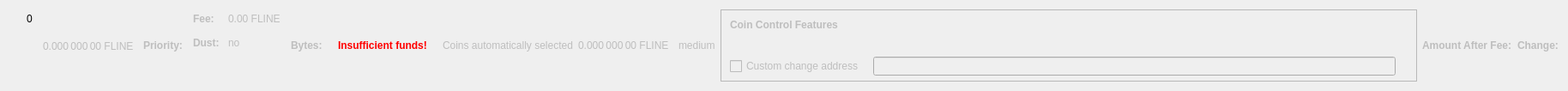
    <widget class="QWidget" name="dummyHideWidget" native="true">
     <property name="maximumSize">
      <size>
       <width>100</width>
       <height>22</height>
      </size>
     </property>
     <layout class="QHBoxLayout" name="dummyHideLayout">
      <item>
       <layout class="QFormLayout" name="formLayoutCoinControl1">
        <property name="horizontalSpacing">
         <number>10</number>
        </property>
        <property name="verticalSpacing">
         <number>14</number>
        </property>
        <property name="leftMargin">
         <number>10</number>
        </property>
        <property name="topMargin">
         <number>4</number>
        </property>
        <property name="rightMargin">
         <number>6</number>
        </property>
        <item row="0" column="1">
         <widget class="QLabel" name="labelCoinControlBytes">
          <property name="cursor">
           <cursorShape>IBeamCursor</cursorShape>
          </property>
          <property name="contextMenuPolicy">
           <enum>Qt::ActionsContextMenu</enum>
          </property>
          <property name="text">
           <string notr="true">0</string>
          </property>
          <property name="textInteractionFlags">
           <set>Qt::LinksAccessibleByMouse|Qt::TextSelectableByKeyboard|Qt::TextSelectableByMouse</set>
          </property>
         </widget>
        </item>
       </layout>
      </item>
      <item>
       <widget class="QLabel" name="labelCoinControlAfterFee">
        <property name="enabled">
         <bool>false</bool>
        </property>
        <property name="sizePolicy">
         <sizepolicy hsizetype="Fixed" vsizetype="Fixed">
          <horstretch>0</horstretch>
          <verstretch>0</verstretch>
         </sizepolicy>
        </property>
        <property name="minimumSize">
         <size>
          <width>111</width>
          <height>12</height>
         </size>
        </property>
        <property name="maximumSize">
         <size>
          <width>111</width>
          <height>12</height>
         </size>
        </property>
        <property name="cursor">
         <cursorShape>IBeamCursor</cursorShape>
        </property>
        <property name="contextMenuPolicy">
         <enum>Qt::ActionsContextMenu</enum>
        </property>
        <property name="text">
         <string notr="true">0.000 000 00 FLINE</string>
        </property>
        <property name="textInteractionFlags">
         <set>Qt::LinksAccessibleByMouse|Qt::TextSelectableByKeyboard|Qt::TextSelectableByMouse</set>
        </property>
       </widget>
      </item>
      <item>
       <widget class="QLabel" name="labelCoinControlPriorityText">
        <property name="enabled">
         <bool>false</bool>
        </property>
        <property name="font">
         <font>
          <weight>75</weight>
          <bold>true</bold>
         </font>
        </property>
        <property name="text">
         <string>Priority:</string>
        </property>
       </widget>
      </item>
      <item>
       <layout class="QHBoxLayout" name="horizontalLayout"/>
      </item>
      <item>
       <layout class="QFormLayout" name="formLayoutCoinControl3">
        <property name="horizontalSpacing">
         <number>10</number>
        </property>
        <property name="verticalSpacing">
         <number>14</number>
        </property>
        <property name="leftMargin">
         <number>6</number>
        </property>
        <property name="topMargin">
         <number>4</number>
        </property>
        <property name="rightMargin">
         <number>6</number>
        </property>
        <item row="0" column="0">
         <widget class="QLabel" name="labelCoinControlFeeText">
          <property name="enabled">
           <bool>false</bool>
          </property>
          <property name="font">
           <font>
            <weight>75</weight>
            <bold>true</bold>
           </font>
          </property>
          <property name="text">
           <string>Fee:</string>
          </property>
          <property name="margin">
           <number>0</number>
          </property>
         </widget>
        </item>
        <item row="0" column="1">
         <widget class="QLabel" name="labelCoinControlFee">
          <property name="enabled">
           <bool>false</bool>
          </property>
          <property name="cursor">
           <cursorShape>IBeamCursor</cursorShape>
          </property>
          <property name="contextMenuPolicy">
           <enum>Qt::ActionsContextMenu</enum>
          </property>
          <property name="text">
           <string notr="true">0.00 FLINE</string>
          </property>
          <property name="textInteractionFlags">
           <set>Qt::LinksAccessibleByMouse|Qt::TextSelectableByKeyboard|Qt::TextSelectableByMouse</set>
          </property>
         </widget>
        </item>
        <item row="1" column="0">
         <widget class="QLabel" name="labelCoinControlLowOutputText">
          <property name="enabled">
           <bool>false</bool>
          </property>
          <property name="font">
           <font>
            <weight>75</weight>
            <bold>true</bold>
           </font>
          </property>
          <property name="text">
           <string>Dust:</string>
          </property>
         </widget>
        </item>
        <item row="1" column="1">
         <widget class="QLabel" name="labelCoinControlLowOutput">
          <property name="enabled">
           <bool>false</bool>
          </property>
          <property name="cursor">
           <cursorShape>IBeamCursor</cursorShape>
          </property>
          <property name="contextMenuPolicy">
           <enum>Qt::ActionsContextMenu</enum>
          </property>
          <property name="text">
           <string>no</string>
          </property>
          <property name="textInteractionFlags">
           <set>Qt::LinksAccessibleByMouse|Qt::TextSelectableByKeyboard|Qt::TextSelectableByMouse</set>
          </property>
         </widget>
        </item>
       </layout>
      </item>
      <item>
       <widget class="QLabel" name="labelCoinControlBytesText">
        <property name="enabled">
         <bool>false</bool>
        </property>
        <property name="font">
         <font>
          <weight>75</weight>
          <bold>true</bold>
         </font>
        </property>
        <property name="text">
         <string>Bytes:</string>
        </property>
       </widget>
      </item>
      <item>
       <layout class="QFormLayout" name="formLayoutCoinControl2">
        <property name="horizontalSpacing">
         <number>10</number>
        </property>
        <property name="verticalSpacing">
         <number>14</number>
        </property>
        <property name="leftMargin">
         <number>6</number>
        </property>
        <property name="topMargin">
         <number>4</number>
        </property>
        <property name="rightMargin">
         <number>6</number>
        </property>
       </layout>
      </item>
      <item>
       <layout class="QHBoxLayout" name="horizontalLayoutCoinControl2">
        <property name="spacing">
         <number>8</number>
        </property>
        <property name="bottomMargin">
         <number>10</number>
        </property>
       </layout>
      </item>
      <item>
       <widget class="QLabel" name="labelCoinControlInsuffFunds">
        <property name="enabled">
         <bool>false</bool>
        </property>
        <property name="minimumSize">
         <size>
          <width>0</width>
          <height>0</height>
         </size>
        </property>
        <property name="font">
         <font>
          <weight>75</weight>
          <bold>true</bold>
         </font>
        </property>
        <property name="styleSheet">
         <string notr="true">color:red;font-weight:bold;</string>
        </property>
        <property name="text">
         <string>Insufficient funds!</string>
        </property>
        <property name="margin">
         <number>5</number>
        </property>
       </widget>
      </item>
      <item>
       <layout class="QFormLayout" name="formLayoutCoinControl4">
        <property name="horizontalSpacing">
         <number>10</number>
        </property>
        <property name="verticalSpacing">
         <number>14</number>
        </property>
        <property name="leftMargin">
         <number>6</number>
        </property>
        <property name="topMargin">
         <number>4</number>
        </property>
        <property name="rightMargin">
         <number>6</number>
        </property>
       </layout>
      </item>
      <item>
       <widget class="QLabel" name="labelCoinControlAutomaticallySelected">
        <property name="enabled">
         <bool>false</bool>
        </property>
        <property name="sizePolicy">
         <sizepolicy hsizetype="Fixed" vsizetype="Fixed">
          <horstretch>0</horstretch>
          <verstretch>0</verstretch>
         </sizepolicy>
        </property>
        <property name="minimumSize">
         <size>
          <width>0</width>
          <height>0</height>
         </size>
        </property>
        <property name="maximumSize">
         <size>
          <width>240</width>
          <height>16777215</height>
         </size>
        </property>
        <property name="text">
         <string>Coins automatically selected</string>
        </property>
        <property name="margin">
         <number>5</number>
        </property>
       </widget>
      </item>
      <item>
       <widget class="QLabel" name="labelCoinControlChange">
        <property name="enabled">
         <bool>false</bool>
        </property>
        <property name="sizePolicy">
         <sizepolicy hsizetype="Fixed" vsizetype="Fixed">
          <horstretch>0</horstretch>
          <verstretch>0</verstretch>
         </sizepolicy>
        </property>
        <property name="minimumSize">
         <size>
          <width>111</width>
          <height>0</height>
         </size>
        </property>
        <property name="maximumSize">
         <size>
          <width>111</width>
          <height>16777215</height>
         </size>
        </property>
        <property name="cursor">
         <cursorShape>IBeamCursor</cursorShape>
        </property>
        <property name="contextMenuPolicy">
         <enum>Qt::ActionsContextMenu</enum>
        </property>
        <property name="text">
         <string notr="true">0.000 000 00 FLINE</string>
        </property>
        <property name="textInteractionFlags">
         <set>Qt::LinksAccessibleByMouse|Qt::TextSelectableByKeyboard|Qt::TextSelectableByMouse</set>
        </property>
       </widget>
      </item>
      <item>
       <widget class="QLabel" name="labelCoinControlPriority">
        <property name="enabled">
         <bool>false</bool>
        </property>
        <property name="cursor">
         <cursorShape>IBeamCursor</cursorShape>
        </property>
        <property name="contextMenuPolicy">
         <enum>Qt::ActionsContextMenu</enum>
        </property>
        <property name="text">
         <string>medium</string>
        </property>
        <property name="textInteractionFlags">
         <set>Qt::LinksAccessibleByMouse|Qt::TextSelectableByKeyboard|Qt::TextSelectableByMouse</set>
        </property>
       </widget>
      </item>
      <item>
       <widget class="QFrame" name="frameCoinControl">
        <property name="sizePolicy">
         <sizepolicy hsizetype="Expanding" vsizetype="Expanding">
          <horstretch>0</horstretch>
          <verstretch>0</verstretch>
         </sizepolicy>
        </property>
        <property name="maximumSize">
         <size>
          <width>16777215</width>
          <height>16777215</height>
         </size>
        </property>
        <property name="frameShape">
         <enum>QFrame::StyledPanel</enum>
        </property>
        <property name="frameShadow">
         <enum>QFrame::Sunken</enum>
        </property>
        <layout class="QVBoxLayout" name="verticalLayoutCoinControl2_2">
         <property name="spacing">
          <number>0</number>
         </property>
         <property name="leftMargin">
          <number>0</number>
         </property>
         <property name="topMargin">
          <number>0</number>
         </property>
         <property name="rightMargin">
          <number>0</number>
         </property>
         <property name="bottomMargin">
          <number>6</number>
         </property>
         <item>
          <layout class="QVBoxLayout" name="verticalLayoutCoinControl" stretch="0,0,0,1">
           <property name="spacing">
            <number>0</number>
           </property>
           <property name="leftMargin">
            <number>10</number>
           </property>
           <property name="topMargin">
            <number>10</number>
           </property>
           <item>
            <layout class="QHBoxLayout" name="horizontalLayoutCoinControl1">
             <property name="bottomMargin">
              <number>15</number>
             </property>
             <item>
              <widget class="QLabel" name="labelCoinControlFeatures">
               <property name="enabled">
                <bool>false</bool>
               </property>
               <property name="sizePolicy">
                <sizepolicy hsizetype="Preferred" vsizetype="Maximum">
                 <horstretch>0</horstretch>
                 <verstretch>0</verstretch>
                </sizepolicy>
               </property>
               <property name="font">
                <font>
                 <weight>75</weight>
                 <bold>true</bold>
                </font>
               </property>
               <property name="styleSheet">
                <string notr="true">font-weight:bold;</string>
               </property>
               <property name="text">
                <string>Coin Control Features</string>
               </property>
              </widget>
             </item>
            </layout>
           </item>
           <item>
            <widget class="QWidget" name="widgetCoinControl" native="true">
             <property name="sizePolicy">
              <sizepolicy hsizetype="Preferred" vsizetype="Preferred">
               <horstretch>0</horstretch>
               <verstretch>0</verstretch>
              </sizepolicy>
             </property>
             <property name="minimumSize">
              <size>
               <width>0</width>
               <height>0</height>
              </size>
             </property>
             <property name="styleSheet">
              <string notr="true"/>
             </property>
             <layout class="QHBoxLayout" name="horizontalLayoutCoinControl5_2">
              <property name="leftMargin">
               <number>0</number>
              </property>
              <property name="topMargin">
               <number>0</number>
              </property>
              <property name="rightMargin">
               <number>0</number>
              </property>
              <property name="bottomMargin">
               <number>0</number>
              </property>
              <item>
               <layout class="QHBoxLayout" name="horizontalLayoutCoinControl3">
                <property name="spacing">
                 <number>20</number>
                </property>
                <property name="topMargin">
                 <number>0</number>
                </property>
                <property name="bottomMargin">
                 <number>10</number>
                </property>
               </layout>
              </item>
             </layout>
            </widget>
           </item>
           <item>
            <layout class="QHBoxLayout" name="horizontalLayoutCoinControl4" stretch="0,0,0">
             <property name="spacing">
              <number>12</number>
             </property>
             <property name="sizeConstraint">
              <enum>QLayout::SetDefaultConstraint</enum>
             </property>
             <property name="topMargin">
              <number>5</number>
             </property>
             <property name="rightMargin">
              <number>5</number>
             </property>
             <item>
              <widget class="QCheckBox" name="checkBoxCoinControlChange">
               <property name="enabled">
                <bool>false</bool>
               </property>
               <property name="toolTip">
                <string>If this is activated, but the change address is empty or invalid, change will be sent to a newly generated address.</string>
               </property>
               <property name="text">
                <string>Custom change address</string>
               </property>
              </widget>
             </item>
             <item>
              <widget class="QValidatedLineEdit" name="lineEditCoinControlChange">
               <property name="enabled">
                <bool>false</bool>
               </property>
               <property name="sizePolicy">
                <sizepolicy hsizetype="Expanding" vsizetype="Fixed">
                 <horstretch>0</horstretch>
                 <verstretch>0</verstretch>
                </sizepolicy>
               </property>
              </widget>
             </item>
             <item>
              <widget class="QLabel" name="labelCoinControlChangeLabel_2">
               <property name="sizePolicy">
                <sizepolicy hsizetype="Preferred" vsizetype="Expanding">
                 <horstretch>0</horstretch>
                 <verstretch>0</verstretch>
                </sizepolicy>
               </property>
               <property name="minimumSize">
                <size>
                 <width>0</width>
                 <height>0</height>
                </size>
               </property>
               <property name="text">
                <string/>
               </property>
               <property name="margin">
                <number>3</number>
               </property>
              </widget>
             </item>
            </layout>
           </item>
           <item>
            <spacer name="verticalSpacerCoinControl">
             <property name="orientation">
              <enum>Qt::Vertical</enum>
             </property>
             <property name="sizeHint" stdset="0">
              <size>
               <width>800</width>
               <height>1</height>
              </size>
             </property>
            </spacer>
           </item>
          </layout>
         </item>
        </layout>
       </widget>
      </item>
      <item>
       <widget class="QLabel" name="labelCoinControlAfterFeeText">
        <property name="enabled">
         <bool>false</bool>
        </property>
        <property name="minimumSize">
         <size>
          <width>0</width>
          <height>0</height>
         </size>
        </property>
        <property name="maximumSize">
         <size>
          <width>16777215</width>
          <height>16777215</height>
         </size>
        </property>
        <property name="font">
         <font>
          <weight>75</weight>
          <bold>true</bold>
         </font>
        </property>
        <property name="text">
         <string>Amount After Fee:</string>
        </property>
        <property name="alignment">
         <set>Qt::AlignLeading|Qt::AlignLeft|Qt::AlignVCenter</set>
        </property>
        <property name="margin">
         <number>0</number>
        </property>
       </widget>
      </item>
      <item>
       <widget class="QLabel" name="labelCoinControlChangeText">
        <property name="enabled">
         <bool>false</bool>
        </property>
        <property name="sizePolicy">
         <sizepolicy hsizetype="Preferred" vsizetype="Preferred">
          <horstretch>0</horstretch>
          <verstretch>0</verstretch>
         </sizepolicy>
        </property>
        <property name="minimumSize">
         <size>
          <width>0</width>
          <height>0</height>
         </size>
        </property>
        <property name="maximumSize">
         <size>
          <width>16777215</width>
          <height>16777215</height>
         </size>
        </property>
        <property name="font">
         <font>
          <weight>75</weight>
          <bold>true</bold>
         </font>
        </property>
        <property name="text">
         <string>Change:</string>
        </property>
        <property name="alignment">
         <set>Qt::AlignLeading|Qt::AlignLeft|Qt::AlignVCenter</set>
        </property>
       </widget>
      </item>
     </layout>
    </widget>
